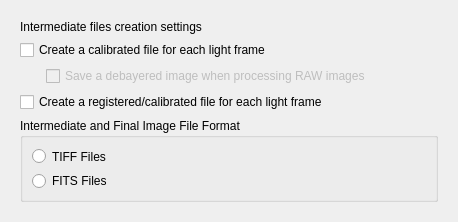
<?xml version="1.0" encoding="UTF-8"?>
<ui version="4.0">
 <class>IntermediateFiles</class>
 <widget class="QWidget" name="IntermediateFiles">
  <property name="geometry">
   <rect>
    <x>0</x>
    <y>0</y>
    <width>458</width>
    <height>222</height>
   </rect>
  </property>
  <property name="windowTitle">
   <string>Intermediate Files</string>
  </property>
  <layout class="QVBoxLayout" name="verticalLayout_2" stretch="0">
   <item>
    <widget class="QWidget" name="widget" native="true">
     <property name="minimumSize">
      <size>
       <width>0</width>
       <height>13</height>
      </size>
     </property>
     <layout class="QVBoxLayout" name="verticalLayout_4">
      <item>
       <widget class="QLabel" name="label">
        <property name="text">
         <string>Intermediate files creation settings</string>
        </property>
       </widget>
      </item>
      <item>
       <layout class="QVBoxLayout" name="verticalLayout_3">
        <item>
         <widget class="QCheckBox" name="saveCalibrated">
          <property name="text">
           <string>Create a calibrated file for each light frame</string>
          </property>
         </widget>
        </item>
        <item>
         <layout class="QHBoxLayout" name="horizontalLayout">
          <item>
           <widget class="QLabel" name="label_2">
            <property name="minimumSize">
             <size>
              <width>20</width>
              <height>0</height>
             </size>
            </property>
            <property name="text">
             <string/>
            </property>
           </widget>
          </item>
          <item>
           <widget class="QCheckBox" name="saveDebayered">
            <property name="enabled">
             <bool>false</bool>
            </property>
            <property name="sizePolicy">
             <sizepolicy hsizetype="Expanding" vsizetype="Fixed">
              <horstretch>0</horstretch>
              <verstretch>0</verstretch>
             </sizepolicy>
            </property>
            <property name="text">
             <string>Save a debayered image when processing RAW images</string>
            </property>
           </widget>
          </item>
         </layout>
        </item>
        <item>
         <spacer name="verticalSpacer">
          <property name="orientation">
           <enum>Qt::Vertical</enum>
          </property>
          <property name="sizeHint" stdset="0">
           <size>
            <width>20</width>
            <height>40</height>
           </size>
          </property>
         </spacer>
        </item>
        <item>
         <widget class="QCheckBox" name="saveIntermediate">
          <property name="text">
           <string>Create a registered/calibrated file for each light frame</string>
          </property>
         </widget>
        </item>
        <item>
         <spacer name="verticalSpacer_2">
          <property name="orientation">
           <enum>Qt::Vertical</enum>
          </property>
          <property name="sizeHint" stdset="0">
           <size>
            <width>20</width>
            <height>40</height>
           </size>
          </property>
         </spacer>
        </item>
       </layout>
      </item>
      <item>
       <widget class="QGroupBox" name="groupBox">
        <property name="title">
         <string>Intermediate and Final Image File Format</string>
        </property>
        <layout class="QVBoxLayout" name="verticalLayout">
         <item>
          <widget class="QRadioButton" name="formatTIFF">
           <property name="text">
            <string>TIFF Files</string>
           </property>
          </widget>
         </item>
         <item>
          <widget class="QRadioButton" name="formatFITS">
           <property name="text">
            <string>FITS Files</string>
           </property>
          </widget>
         </item>
        </layout>
       </widget>
      </item>
     </layout>
    </widget>
   </item>
  </layout>
 </widget>
 <tabstops>
  <tabstop>saveCalibrated</tabstop>
  <tabstop>saveDebayered</tabstop>
  <tabstop>saveIntermediate</tabstop>
  <tabstop>formatTIFF</tabstop>
  <tabstop>formatFITS</tabstop>
 </tabstops>
 <resources/>
 <connections/>
</ui>
